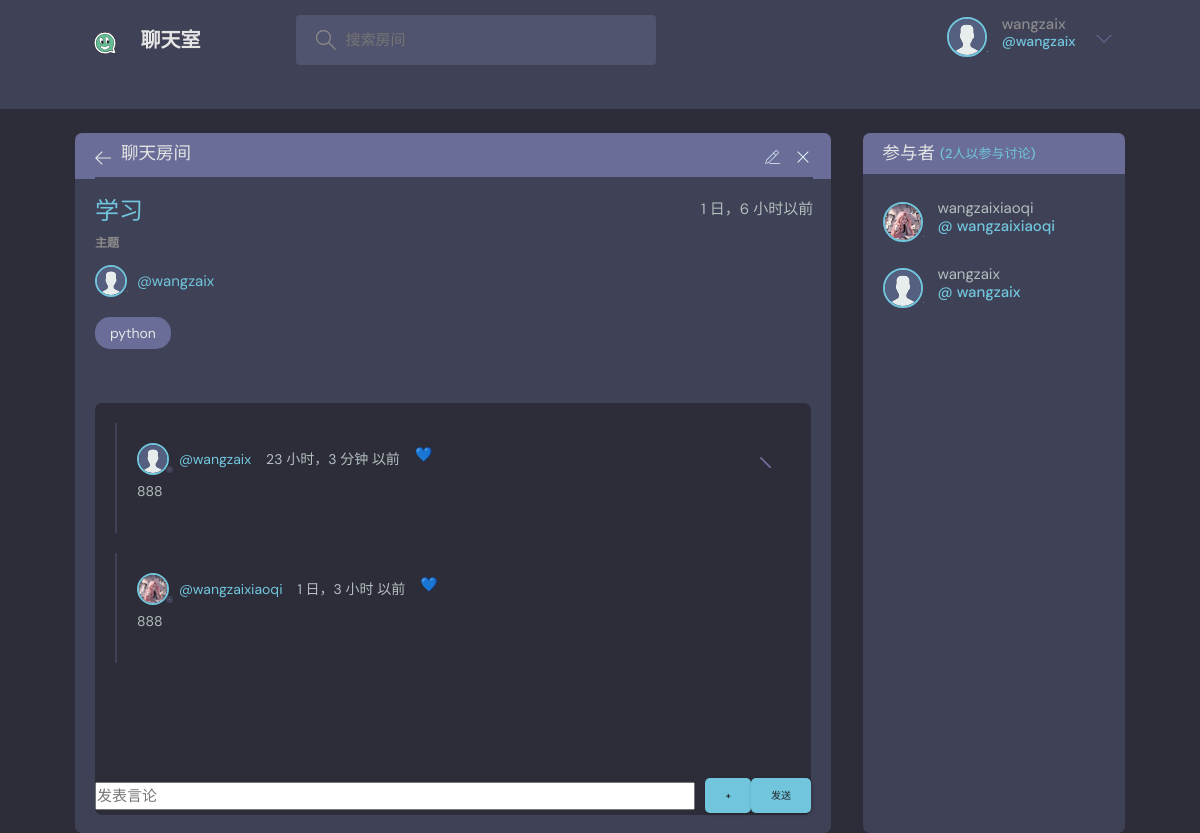
Page /room/8/ (signed in) on the committed database.
### base/models.py (models this page shows, shortened)
class User(AbstractUser):
    name = models.CharField(max_length=200, null=True, verbose_name='姓名')
    email = models.EmailField(unique=True, null=True, verbose_name='邮箱')  # 确保邮箱唯一
    bio = models.TextField(null=True, verbose_name='个人简介')
    favorites_rooms = models.ManyToManyField('Room', related_name='favorited_by', blank=True,
                                             verbose_name='收藏的房间')  # 用户收藏的房间
    avatar = models.ImageField(null=True, default='avatar.svg', verbose_name='头像')  # 默认头像
    score = models.IntegerField(default=0, verbose_name='积分')  # 用户积分
    created = models.DateTimeField(auto_now_add=True, verbose_name='创建时间')  # 创建时间
    updated = models.DateTimeField(auto_now=True, verbose_name='更新时间')  # 更新时间
    USERNAME_FIELD = 'email'  # 设置用户名字段为邮箱
    REQUIRED_FIELDS = []  # 创建用户时不需要额外字段
    is_muted = models.BooleanField(default=False, verbose_name='是否静音')
    mute_reason = models.CharField(max_length=255, blank=True, null=True, verbose_name='静音原因')
    mute_until = models.DateTimeField(blank=True, null=True, verbose_name='静音至')
    class Meta:
        verbose_name = '用户'
        verbose_name_plural = '用户列表'

class Room(models.Model):
    host = models.ForeignKey(User, on_delete=models.SET_NULL, null=True, verbose_name='房间主持人')  # 房间主持人
    topic = models.ForeignKey(Topic, on_delete=models.SET_NULL, null=True, verbose_name='房间话题')  # 房间话题
    name = models.CharField(max_length=200, verbose_name='房间名称')  # 房间名称
    description = models.TextField(null=True, blank=True, verbose_name='房间描述')  # 房间描述
    participants = models.ManyToManyField(User, related_name='participants', blank=True, verbose_name='参与者')  # 参与者
    created = models.DateTimeField(auto_now_add=True, verbose_name='创建时间')  # 创建时间
    updated = models.DateTimeField(auto_now=True, verbose_name='更新时间')  # 更新时间
    favorites = models.ManyToManyField(User, related_name='favorite_rooms', blank=True,
                                       verbose_name='收藏的房间')  # 收藏的房间
    encryption_key = models.CharField(max_length=255, blank=True, null=True, verbose_name='加密密钥')  # 加密密钥
    is_encrypted = models.BooleanField(default=False, verbose_name='是否加密')  # 标记房间是否加密
    is_hidden = models.BooleanField(default=False, verbose_name='是否隐藏')  # 新增字段，默认为 False
    class Meta:
        ordering = ['-updated', 'created']  # 按更新时间和创建时间排序
        verbose_name = '房间'
        verbose_name_plural = '房间列表'

class Topic(models.Model):
    name = models.CharField(max_length=200, verbose_name='话题名称')  # 话题名称
    created = models.DateTimeField(auto_now_add=True, verbose_name='创建时间')  # 创建时间
    updated = models.DateTimeField(auto_now=True, verbose_name='更新时间')  # 更新时间
    class Meta:
        verbose_name = '话题'
        verbose_name_plural = '话题列表'
    def __str__(self):
        return self.name

class Message(models.Model):
    user = models.ForeignKey(User, on_delete=models.CASCADE, verbose_name='发送用户')  # 发送消息的用户
    room = models.ForeignKey(Room, on_delete=models.CASCADE, verbose_name='所在房间')  # 消息所在的房间
    body = models.TextField(verbose_name='消息内容')  # 消息内容
    image = models.ImageField(upload_to='images/', blank=True, null=True, verbose_name='附加图片')  # 附加图片
    video = models.FileField(upload_to='videos/', blank=True, null=True, verbose_name='附加视频')  # 附加视频
    created = models.DateTimeField(auto_now_add=True, verbose_name='创建时间')  # 创建时间
    updated = models.DateTimeField(auto_now=True, verbose_name='更新时间')  # 更新时间
    likes = models.ManyToManyField(User, related_name='liked_messages', blank=True, verbose_name='点赞用户')  # 点赞的用户
    encrypted_body = models.TextField(blank=True, null=True, verbose_name='加密消息内容')  # 存储加密后的消息内容
    class Meta:
        ordering = ['-updated', 'created']  # 按更新时间和创建时间排序
        verbose_name = '消息'
        verbose_name_plural = '消息列表'

### base/views.py (the view, shortened to what this page needs)
# urls.py: path('room/<str:pk>/', views.room, name="room"),
def room(request, pk):
    room = get_object_or_404(Room, id=pk)
    if not request.user.is_authenticated:
        return redirect('/login/')
    room_messages, participants = get_room_info(room)
    if request.method == 'POST':
        return handle_message_post(request, room)
    context = {
        'room': room,
        'room_messages': room_messages,
        'participants': participants,
    }
    return render(request, 'base/room.html', context)

### base/views.py (called while the page is built)
def get_room_info(room):
    room_messages = room.message_set.all()
    participants = room.participants.all()
    return room_messages, participants

### base/templates/base/room.html (shortened to what this page needs)
{% extends 'main.html' %}
{% block content %}
    <main class="profile-page layout layout--2">
        <div class="container">
            <div class="room">
                <div class="room__top">
                    <div class="room__topLeft">
                        <a href="{% url 'home' %}">
                            <svg version="1.1" xmlns="http://www.w3.org/2000/svg" width="32" height="32"
                                 viewBox="0 0 32 32">
                                <title>arrow-left</title>
                                <path d="M13.723 2.286l-13.723 13.714 13.719 13.714 1.616-1.611-10.96-10.96h27.625v-2.286h-27.625l10.965-10.965-1.616-1.607z"></path>
                            </svg>
                        </a>
                        <h3>聊天房间</h3>
                    </div>
                    {% if room.host == request.user %}
                        <div class="room__topRight">
                            <a href="{% url 'update-room' room.id %}">
                            </a>
                            <a href="{% url 'delete-room' room.id %}">
                                <svg version="1.1" xmlns="http://www.w3.org/2000/svg" width="32" height="32"
                                     viewBox="0 0 32 32">
                                    <title>remove</title>
                                    <path d="M27.314 6.019l-1.333-1.333-9.98 9.981-9.981-9.981-1.333 1.333 9.981 9.981-9.981 9.98 1.333 1.333 9.981-9.98 9.98 9.98 1.333-1.333-9.98-9.98 9.98-9.981z"></path>
                                </svg>
                            </a>
                        </div>
                    {% endif %}
                </div>
                <div class="room__box scroll">
                    <div class="room__header scroll">
                        <div class="room__info">
                            <h3>{{ room.name }}</h3>
                            <span>{{ room.created|timesince }}以前</span>
                        </div>
                        <div class="room__hosted">
                            <p>主题</p>
                            <a href="{% url 'user-profile' room.host.id %}" class="room__author">
                                <div class="avatar avatar--small">
                                    <img src="{{ room.host.avatar.url }}"/>
                                </div>
                                <span>@{{ room.host.username }}</span>
                            </a>
                        </div>
                        <span class="room__topics">{{ room.topic }}</span>
                    </div>
                    <div class="room__conversation">
                        <div class="threads scroll">
                            {% for message in room_messages %}
                                <div class="thread">
                                    <div class="thread__top">
                                        <div class="thread__author">
                                            <a href="{% url 'user-profile' message.user.id %}"
                                               class="thread__authorInfo">
                                                <div class="avatar avatar--small">
                                                    <img src="{{ message.user.avatar.url }}"/>
                                                </div>
                                                <span>@{{ message.user.username }}</span>
                                            </a>
                                            <span class="thread__date">{{ message.created|timesince }} 以前</span>
                                            <p>
                                                <span class="like-button{% if request.user in message.likes.all %} liked{% endif %}"
                                                      data-message-id="{{ message.id }}"
                                                      onclick="toggleLike(this)">
                                                    {% if request.user in message.likes.all %}
                                                        💕
                                                    {% else %}
                                                        💙
                                                    {% endif %}
                                                </span>
                                            </p>
                                        </div>
                                        {% if request.user == message.user %}
                                            <a href="{% url 'delete-message' message.id %}">
                                                <div class="thread__delete">
                                                    <svg version="1.1" xmlns="http://www.w3.org/2000/svg" width="32"
                                                         height="32">
                                                        <title>remove</title>
                                                        <path d="M27.314 6.019l-1.333-1.333-9.98 9.981-9.981-9.981-1.333 1.333 9.981 9.981-9.981 9.98 1.333 1.333 9.981-9.98 9.98 9.98 1.333-1.333-9.98-9.98 9.98-9.981z"></path>
                                                    </svg>
                                                </div>
                                            </a>
                                        {% endif %}
                                    </div>
                                    <div class="thread__details">
                                        {% if message.body %}
                                            <p>{{ message.body }}</p>
                                        {% endif %}
                                    </div>
                                </div>
                            {% endfor %}
                        </div>
                    </div>
                </div>
                <div class="room__message">
                    {% if request.user.is_muted %}
                        <div class="alert alert-warning">
                            您已被禁言，无法发表言论。
                        </div>
                    {% else %}
                        <form action="" method="POST" enctype="multipart/form-data" class="message-form"
                              onsubmit="return validateForm()">
                            <div class="input-container">
                                <input name="body" placeholder="发表言论" class="message-input" id="messageBody"/>
                                <button type="button" class="btn btn--upload" id="uploadButton"
                                        style="background-color: #71C6DD">+
                                </button>
                                <button type="submit" class="btn btn--send" style="background-color: #71C6DD">发送</button>
                            </div>
                        </form>
                    {% endif %}
                </div>
            </div>
            <div class="participants">
                <h3 class="participants__top">参与者 <span>({{ participants.count }}人以参与讨论)</span></h3>
                <div class="participants__list scroll">
                    {% for user in participants %}
                        <a href="{% url 'user-profile' user.id %}" class="participant">
                            <div class="avatar avatar--medium">
                                <img src="{{ user.avatar.url }}"/>
                            </div>
                            <p>
                                {{ user.username }}
                                <span>@ {{ user.username }}</span>
                            </p>
                        </a>
                    {% endfor %}
                </div>
            </div>
        </div>
    </main>
{% endblock %}

### templates/navbar.html (shortened to what this page needs)
{% load static %}
<header class="header header--loggedIn">
    <div class="container">
        <a href="{% url 'home' %}" class="header__logo">
            <img src="{% static 'images/logo.svg' %}"/>
            <h1>聊天室</h1>
        </a>
        <form class="header__search" method="GET" id="searchQuery" action="{% url 'home' %}">
            <label>
                <input name="q" placeholder="搜索房间" onclick="submitSearch()"/>
            </label>
        </form>
        <nav class="header__menu">
            {% if request.user.is_authenticated %}
            <div class="header__user">
                <a href="{% url 'user-profile' request.user.id %}">
                    <div class="avatar avatar--medium active">
                        <img src="{{ request.user.avatar.url }}"/>
                    </div>
                    <p>{{ request.user.username }}<span>@{{ request.user.username }}</span></p>
                </a>
                <button class="dropdown-button" onclick="toggleDropdown()">
                    <svg version="1.1" xmlns="http://www.w3.org/2000/svg" width="32" height="32" viewBox="0 0 32 32">
                        <title>chevron-down</title>
                        <path d="M16 21l-13-13h-3l16 16 16-16h-3l-13 13z"></path>
                    </svg>
                </button>
            </div>
            {% endif %}
        </nav>
    </div>
    <div id="announcements">
    </div>
</header>

### templates/navbar.html (style rules this page uses)
#announcements { overflow: hidden; white-space: nowrap; }

### rows in the picture
User: user.avatar (placeholder picture), user.username "wangzaix", avatar (placeholder picture), username "wangzaix"
Room: name "学习", created "1 日，6 小时", host.avatar (placeholder picture), host.username "wangzaix", topic "python"
Message: user.avatar (placeholder picture), user.username "wangzaix", created "23 小时，3 分钟", body "888"
Message: user.avatar (picture), user.username "wangzaixiaoqi", created "1 日，3 小时", body "888"
User: avatar (picture), username "wangzaixiaoqi"

### other values in the picture
{{ participants.count }} "2"
